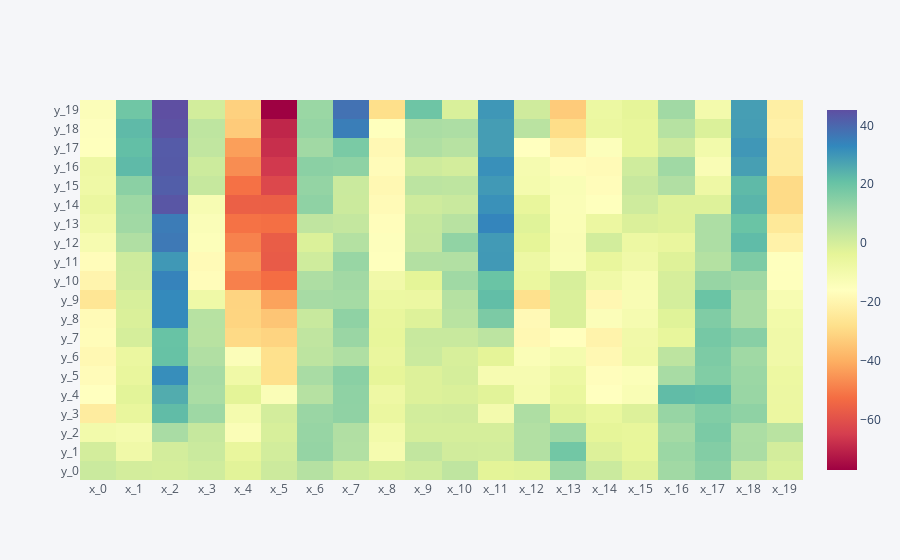

The code cell stored with this chart in its notebook:
### Code cell
iplot(cf.datagen.heatmap(20,20).iplot(asFigure=True,kind='heatmap',colorscale='spectral',
                                filename='cufflinks/simple-heatmap'))

### Figure 1 — Plotly figure (JSON) as saved in the notebook; plotly's stock layout.template omitted (floating-point values rounded to 4 significant figures; data arrays with more than 128 entries replaced by an {"elided": "..."} marker saying what was removed)
{"data": [{"colorscale": [[0, "rgb(158,1,66)"], [0.1, "rgb(213,62,79)"], [0.2, "rgb(244,109,67)"], [0.3, "rgb(253,174,97)"], [0.4, "rgb(254,224,139)"], [0.5, "rgb(255,255,191)"], [0.6, "rgb(230,245,152)"], [0.7, "rgb(171,221,164)"], [0.8, "rgb(102,194,165)"], [0.9, "rgb(50,136,189)"], [1, "rgb(94,79,162)"]], "type": "heatmap", "x": ["x_0", "x_1", "x_2", "x_3", "x_4", "x_5", "x_6", "x_7", "x_8", "x_9", "x_10", "x_11", "x_12", "x_13", "x_14", "x_15", "x_16", "x_17", "x_18", "x_19"], "y": ["y_0", "y_1", "y_2", "y_3", "y_4", "y_5", "y_6", "y_7", "y_8", "y_9", "y_10", "y_11", "y_12", "y_13", "y_14", "y_15", "y_16", "y_17", "y_18", "y_19"], "z": {"elided": "20x20 float values"}, "zmax": 45.25, "zmin": -77.15}], "layout": {"legend": {"bgcolor": "#F5F6F9", "font": {"color": "#4D5663"}}, "paper_bgcolor": "#F5F6F9", "plot_bgcolor": "#F5F6F9", "title": {"font": {"color": "#4D5663"}}, "xaxis": {"gridcolor": "#E1E5ED", "showgrid": true, "tickfont": {"color": "#4D5663"}, "title": {"font": {"color": "#4D5663"}, "text": ""}, "zerolinecolor": "#E1E5ED"}, "yaxis": {"gridcolor": "#E1E5ED", "showgrid": true, "tickfont": {"color": "#4D5663"}, "title": {"font": {"color": "#4D5663"}, "text": ""}, "zerolinecolor": "#E1E5ED"}}}
